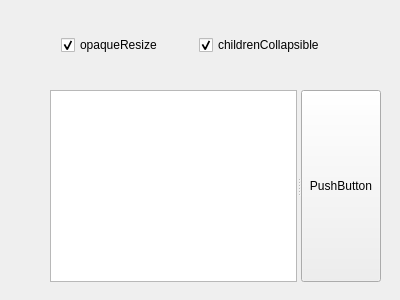
<?xml version="1.0" encoding="UTF-8"?>
<ui version="4.0">
 <class>SpliterWidget</class>
 <widget class="QWidget" name="SpliterWidget">
  <property name="geometry">
   <rect>
    <x>0</x>
    <y>0</y>
    <width>400</width>
    <height>300</height>
   </rect>
  </property>
  <property name="windowTitle">
   <string>SpliterWidget</string>
  </property>
  <widget class="QWidget" name="horizontalLayoutWidget">
   <property name="geometry">
    <rect>
     <x>50</x>
     <y>20</y>
     <width>291</width>
     <height>51</height>
    </rect>
   </property>
   <layout class="QHBoxLayout" name="horizontalLayout">
    <item>
     <widget class="QCheckBox" name="check_opaqueResize">
      <property name="text">
       <string>opaqueResize</string>
      </property>
      <property name="checked">
       <bool>true</bool>
      </property>
     </widget>
    </item>
    <item>
     <widget class="QCheckBox" name="check_collapsible">
      <property name="text">
       <string>childrenCollapsible</string>
      </property>
      <property name="checked">
       <bool>true</bool>
      </property>
     </widget>
    </item>
   </layout>
  </widget>
  <widget class="QSplitter" name="splitter">
   <property name="geometry">
    <rect>
     <x>50</x>
     <y>90</y>
     <width>331</width>
     <height>192</height>
    </rect>
   </property>
   <property name="orientation">
    <enum>Qt::Horizontal</enum>
   </property>
   <widget class="QTextEdit" name="textEdit"/>
   <widget class="QPushButton" name="pushButton">
    <property name="text">
     <string>PushButton</string>
    </property>
   </widget>
  </widget>
 </widget>
 <layoutdefault spacing="6" margin="11"/>
 <resources/>
 <connections/>
</ui>
